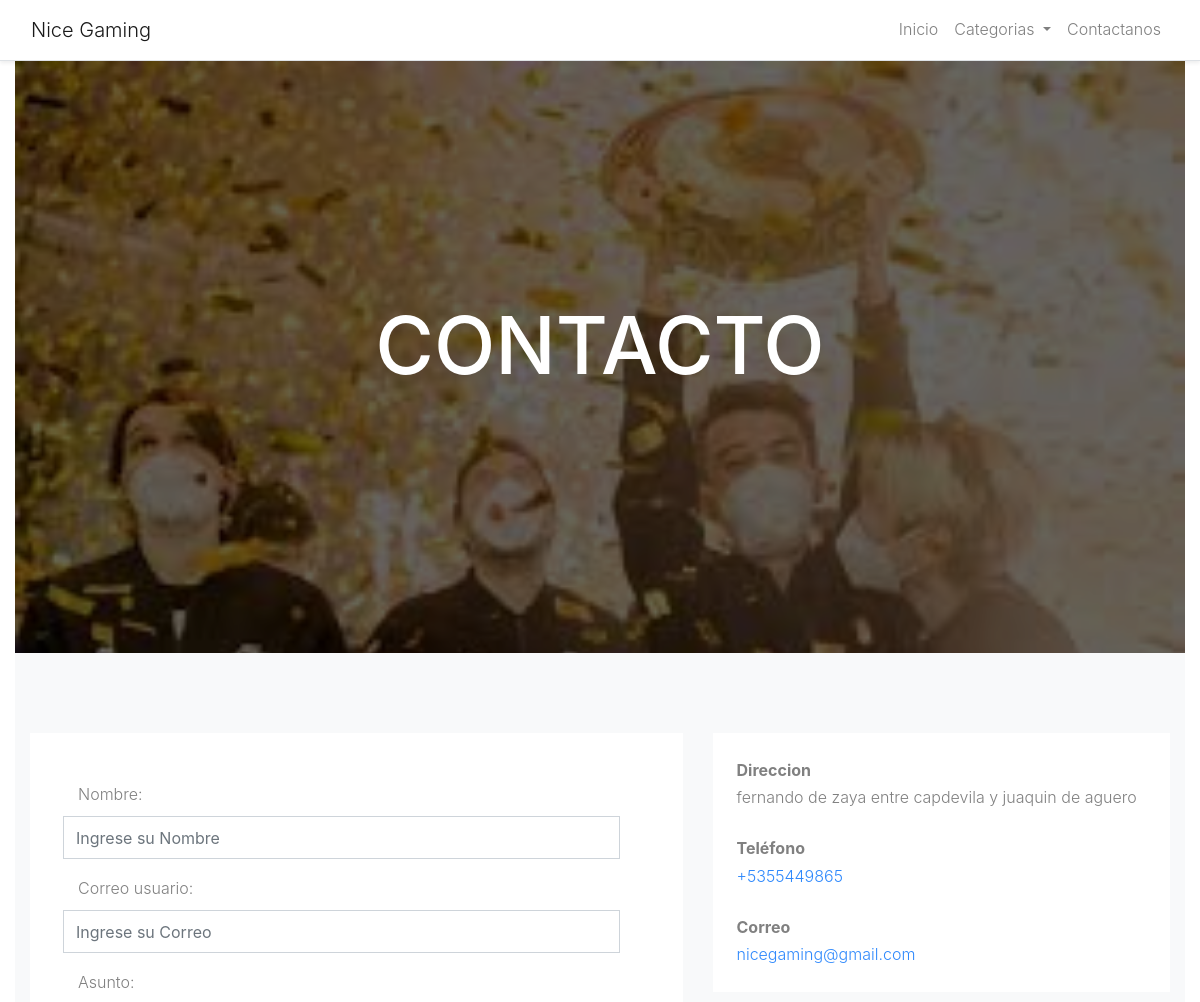
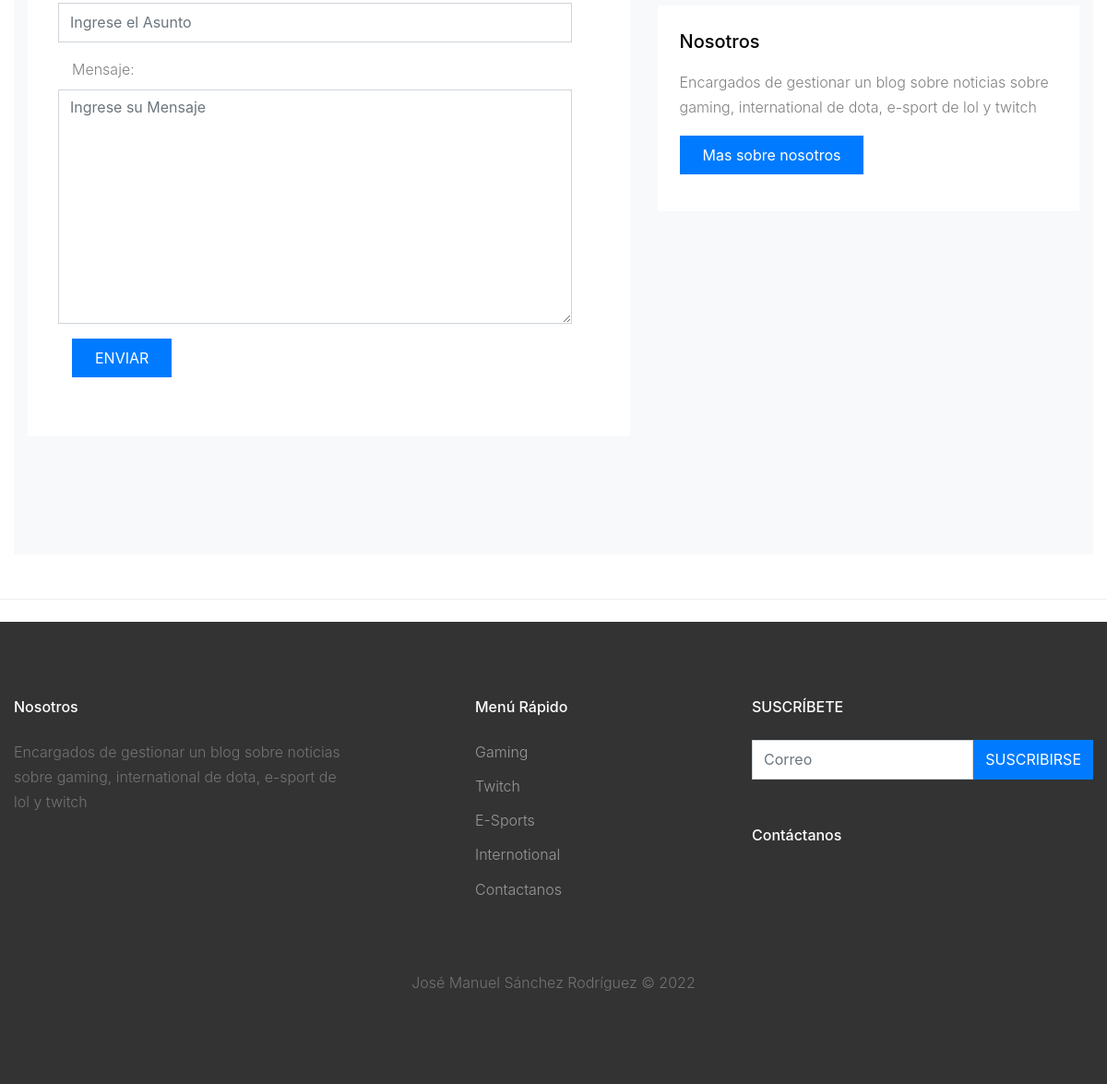
Page /Contacto/ on the committed database (2 pictures, top to bottom).
### apps/publicaciones/models.py (models this page shows, shortened)
class ModeloBase(models.Model):
    id = models.AutoField(primary_key=True)
    estado = models.BooleanField('Estado', default=True)
    fecha_creacion = models.DateField('Fecha de creacion', auto_now=False, auto_now_add=True)
    fecha_modificacion = models.DateField('Fecha de creacion', auto_now=True, auto_now_add=False)
    fecha_eliminacion = models.DateField('Fecha de creacion', auto_now=True, auto_now_add=False)
    class Meta:
        abstract = True

class Informacion(ModeloBase):
    us = models.TextField('Nosotros')
    telefono = models.CharField('Telefono compañia', max_length=50)
    email = models.EmailField('Correo compañia', max_length=254)
    direccion = models.CharField('Direccion compañia', max_length=200)
    class Meta:
        verbose_name = 'Informacon'
        verbose_name_plural = 'Informaciones'

### apps/publicaciones/views.py (the view)
# urls.py: path('Contacto/', views.contactUs, name= 'formContact'),
def contactUs(request, *args, **kwargs):
    form = contactoForm
    response = {
        'socialLinks': obtenerRedes,
        'informacion': obtenerInformacion,
        'form': form,
    }
    return render(request, 'Contacto/contacto.html', response)

### apps/publicaciones/utils.py (called while the page is built)
def obtenerRedes():
    return RedesSociales.objects.filter(
        estado = True
    ).latest('fecha_creacion')

def obtenerInformacion():
    return Informacion.objects.filter(
        estado = True
    ).latest('fecha_creacion')

### apps/publicaciones/templates/Contacto/contacto.html (shortened to what this page needs)
{% extends "base.html" %}
{% block contenido %}
{% load static %}
<div class="site-cover site-cover-sm same-height overlay single-page" style="background-image: url( {% static '/img/descarga.jpg' %});">
    <div class="container">
      <div class="row same-height justify-content-center">
        <div class="col-md-12 col-lg-10">
          <div class="post-entry text-center">
            <h1 class="mb-4">CONTACTO</h1>
          </div>
        </div>
      </div>
    </div>
  </div>
  <div class="site-section bg-light">
    <div class="container">
      <div class="row">
        <div class="col-md-7 mb-5">
          <form method="post" class="p-5 bg-white" action=" {% url 'msgcontact' %} ">
            {{form}}
            <div class="row form-group">
              <div class="col-md-12">
                <button type="submit" class="btn btn-primary py-2 px-4 text-white">ENVIAR </button>
              </div>
            </div>
          </form>
        </div>
        <div class="col-md-5">
          <div class="p-4 mb-3 bg-white">
            <p class="mb-0 font-weight-bold">Direccion</p>
            <p class="mb-4">{{ informacion.direccion }}</p>
            <p class="mb-0 font-weight-bold">Teléfono</p>
            <p class="mb-4"><a href="#">{{ informacion.telefono }}</a></p>
            <p class="mb-0 font-weight-bold">Correo</p>
            <p class="mb-0"><a href="#">{{ informacion.email }}</a></p>
          </div>
          <div class="p-4 mb-3 bg-white">
            <h3 class="h5 text-black mb-3">Nosotros</h3>
            <p>{{ informacion.us }}</p>
            <p><a href="#" class="btn btn-primary px-4 py-2 text-white">Mas sobre nosotros</a></p>
          </div>
        </div>
      </div>
    </div>
  </div>
{% endblock %}

### apps/publicaciones/templates/base.html (shortened to what this page needs)
<!DOCTYPE html>
{%load static%}
<html>
  <head>
    <link rel="stylesheet" href="{% static 'css/magnific-popup.css' %}" />
    <link rel="stylesheet" href="{% static 'css/jquery-ui.css' %}" />
    <link
      rel="stylesheet"
      href="{% static 'css/owl.theme.default.min.css' %}"
    />
    <link rel="stylesheet" href="{% static 'font/icomoon/style.css' %}">
    <link
      href="{% static 'font/fontawesome-free/css/all.min.css' %}"
      rel="stylesheet"
      type="text/css"
    />
    <link
      href="{% static 'css/bootstrap.min.css' %}"
      rel="stylesheet"
      type="text/css"
    />
    <link
      href="{% static 'css/styles.css' %}"
      rel="stylesheet"
      type="text/css"
    />
    <link
      rel="stylesheet"
      href="{% static 'css/bootstrap-datetimepicker.min.css' %}"
    />
  </head>
  <body>
    <nav
      class="
        navbar navbar-expand-lg navbar-light
        bg-white
        border-bottom
        shadow-sm
      "
    >
      <div class="container">
        <a class="navbar-brand" href="/">Nice Gaming</a>
        <div class="collapse navbar-collapse" id="navMenu">
          <ul class="navbar-nav ml-auto">
            <li class="nav-item">
              <a class="nav-link" href="/">Inicio</a>
            </li>
            <li class="nav-item dropdown">
              <a
                class="nav-link dropdown-toggle"
                href="#"
                role="button"
                data-toggle="dropdown"
                data-target="#vehiculosDropdown"
                aria-haspopup="true"
                aria-expanded="false"
              >
                Categorias
              </a>
            </li>
            <li class="nav-item">
              <a class="nav-link" href="{% url 'formContact' %}">Contactanos</a>
            </li>
          </ul>
        </div>
      </div>
    </nav>
    <div class="container">
      {% block contenido %} {% endblock %}
    </div>
      <footer class="pt-4 mt-5  border-top">
        <div class="site-footer">
          <div class="container">
            <div class="row mb-5">
              <div class="col-md-4">
                <h3 class="footer-heading mb-4">Nosotros</h3>
                <p>{{ informacion.us}}</p>
              </div>
              <div class="col-md-3 ml-auto">
                <h3 class="footer-heading mb-4">Menú Rápido</h3>
                <ul class="list-unstyled float-left">
                  <li><a href="{% url 'gaming' %}">Gaming</a></li>
                  <li><a href="{% url 'twitch' %}">Twitch</a></li>
                  <li><a href="{% url 'esport' %}">E-Sports</a></li>
                  <li><a href="{% url 'international' %}">Internotional</a></li>
                  <li><a href=" {% url 'formContact' %} ">Contactanos</a></li>
                </ul>
              </div>
              <div class="col-md-4">
                <div class="mb-5">
                  <h3 class="footer-heading mb-4">SUSCRÍBETE</h3>
                  <form action=" {% url 'suscribirse' %} " method="post" class="form-footer-subscribe">
                    <div class="form-group d-flex">
                      <input type="text" class="form-control" name="correo" placeholder="Correo" />
                      <button type="submit" class="btn btn-primary text-white">
                        SUSCRIBIRSE
                      </button>
                    </div>
                  </form>
                </div>
                <div>
                  <h3 class="footer-heading mb-4">Contáctanos</h3>
                  <p>
                    <a href="{{socialLinks.facebook}}" target="_blank"
                      ><span class=" icon-facebook pt-2 pr-2 pb-2 pl-0"></span
                    ></a>
                    <a href="{{socialLinks.Twitter}}" target="_blank"
                      ><span class="icon-twitter p-2"></span
                    ></a>
                    <a href="{{socialLinks.Linkendin}}" target="_blank"
                      ><span class="icon-linkedin p-2"></span
                    ></a>
                  </p>
                </div>
              </div>
            </div>
            <div class="row">
              <div class="col-12 text-center">
                <p>
                  José Manuel Sánchez Rodríguez &copy;
                </p>
              </div>
            </div>
          </div>
        </div>
      </footer>
  </body>
</html>

### static/css/styles.css (style rules this page uses)
* { list-style: none; }
body { line-height: 1.7; color: gray; font-weight: 300; font-size: 1rem; background: #fff; font-family: "Muli", -apple-system, BlinkMacSystemFont, "Segoe UI", Roboto, "Helvetica Neue", Arial, sans-serif, "Apple Color Emoji", "Segoe UI Emoji", "Segoe UI Symbol", "Noto Color Emoji"; }
a { -webkit-transition: .3s all ease; -o-transition: .3s all ease; transition: .3s all ease; color: #2f89fc; }
h1, h2, h3, h4, h5, .h1, .h2, .h3, .h4, .h5 { font-family: "Muli", -apple-system, BlinkMacSystemFont, "Segoe UI", Roboto, "Helvetica Neue", Arial, sans-serif, "Apple Color Emoji", "Segoe UI Emoji", "Segoe UI Symbol", "Noto Color Emoji"; line-height: 1.5; color: #000; }
.text-black { color: #000 !important; }
.btn { border-radius: 0; }
.form-control { height: 43px; border-radius: 0; }
.site-section { padding: 2.5em 0; }
@media (min-width: 768px) { .site-section { padding: 5em 0; } }
.border-top { border-top: 1px solid #edf0f5 !important; }
.site-footer { padding: 4em 0; background: #333333; }
@media (min-width: 768px) { .site-footer { padding: 5em 0; } }
.site-footer p { color: #737373; }
.site-footer h2, .site-footer h3, .site-footer h4, .site-footer h5 { color: #fff; }
.site-footer a { color: #999999; }
.site-footer ul li { margin-bottom: 10px; }
.site-footer .footer-heading { font-size: 16px; color: #fff; }
.container { max-width: 1200px; }
.site-cover { background-size: cover; background-position: top center; position: relative; }
.site-cover.overlay:before { background: rgba(0, 0, 0, 0.6); position: absolute; content: ""; top: 0; left: 0; right: 0; bottom: 0; }
.site-cover, .site-cover .same-height { padding: 7em 0; }
.site-cover.single-page h1 { font-size: 2rem; color: #fff; }
@media (min-width: 992px) { .site-cover.single-page h1 { font-size: 5rem; } }

### rows in the picture
Informacion: direccion "fernando de zaya entre capdevila y juaquin de aguero", telefono "+5355449865", email "nicegaming@gmail.com", us "Encargados de gestionar un blog sobre noticias sobre gaming, international de dota, e-sport de lol y twitch"
